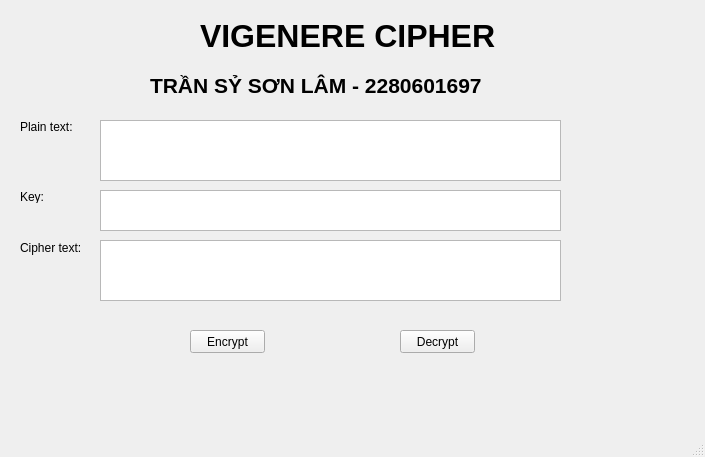
<?xml version="1.0" encoding="UTF-8"?>
<ui version="4.0">
 <class>VigenereMainWindow</class>
 <widget class="QMainWindow" name="VigenereMainWindow">
  <property name="geometry">
   <rect>
    <x>0</x>
    <y>0</y>
    <width>705</width>
    <height>457</height>
   </rect>
  </property>
  <property name="windowTitle">
   <string>Vigenere Cipher</string>
  </property>
  <widget class="QWidget" name="centralwidget">
   <widget class="QLabel" name="label_title">
    <property name="geometry">
     <rect>
      <x>200</x>
      <y>10</y>
      <width>300</width>
      <height>51</height>
     </rect>
    </property>
    <property name="font">
     <font>
      <pointsize>24</pointsize>
      <weight>75</weight>
      <bold>true</bold>
     </font>
    </property>
    <property name="text">
     <string>VIGENERE CIPHER</string>
    </property>
   </widget>
   <widget class="QLabel" name="plain_text_label">
    <property name="geometry">
     <rect>
      <x>20</x>
      <y>120</y>
      <width>80</width>
      <height>13</height>
     </rect>
    </property>
    <property name="text">
     <string>Plain text:</string>
    </property>
   </widget>
   <widget class="QLabel" name="key_label">
    <property name="geometry">
     <rect>
      <x>20</x>
      <y>190</y>
      <width>80</width>
      <height>13</height>
     </rect>
    </property>
    <property name="text">
     <string>Key:</string>
    </property>
   </widget>
   <widget class="QLabel" name="cipher_text_label">
    <property name="geometry">
     <rect>
      <x>20</x>
      <y>240</y>
      <width>80</width>
      <height>16</height>
     </rect>
    </property>
    <property name="text">
     <string>Cipher text:</string>
    </property>
   </widget>
   <widget class="QPushButton" name="btn_encrypt">
    <property name="geometry">
     <rect>
      <x>190</x>
      <y>330</y>
      <width>75</width>
      <height>23</height>
     </rect>
    </property>
    <property name="text">
     <string>Encrypt</string>
    </property>
   </widget>
   <widget class="QPushButton" name="btn_decrypt">
    <property name="geometry">
     <rect>
      <x>400</x>
      <y>330</y>
      <width>75</width>
      <height>23</height>
     </rect>
    </property>
    <property name="text">
     <string>Decrypt</string>
    </property>
   </widget>
   <widget class="QPlainTextEdit" name="txt_plain_text">
    <property name="geometry">
     <rect>
      <x>100</x>
      <y>120</y>
      <width>461</width>
      <height>61</height>
     </rect>
    </property>
   </widget>
   <widget class="QPlainTextEdit" name="txt_cipher_text">
    <property name="geometry">
     <rect>
      <x>100</x>
      <y>240</y>
      <width>461</width>
      <height>61</height>
     </rect>
    </property>
   </widget>
   <widget class="QPlainTextEdit" name="txt_key">
    <property name="geometry">
     <rect>
      <x>100</x>
      <y>190</y>
      <width>461</width>
      <height>41</height>
     </rect>
    </property>
   </widget>
   <widget class="QLabel" name="label_student_info">
    <property name="geometry">
     <rect>
      <x>150</x>
      <y>60</y>
      <width>351</width>
      <height>51</height>
     </rect>
    </property>
    <property name="font">
     <font>
      <pointsize>16</pointsize>
      <weight>75</weight>
      <bold>true</bold>
     </font>
    </property>
    <property name="text">
     <string>TRẦN SỶ SƠN LÂM - 2280601697</string>
    </property>
   </widget>
  </widget>
  <widget class="QMenuBar" name="menubar">
   <property name="geometry">
    <rect>
     <x>0</x>
     <y>0</y>
     <width>705</width>
     <height>21</height>
    </rect>
   </property>
  </widget>
  <widget class="QStatusBar" name="statusbar"/>
 </widget>
 <resources/>
 <connections/>
</ui>
